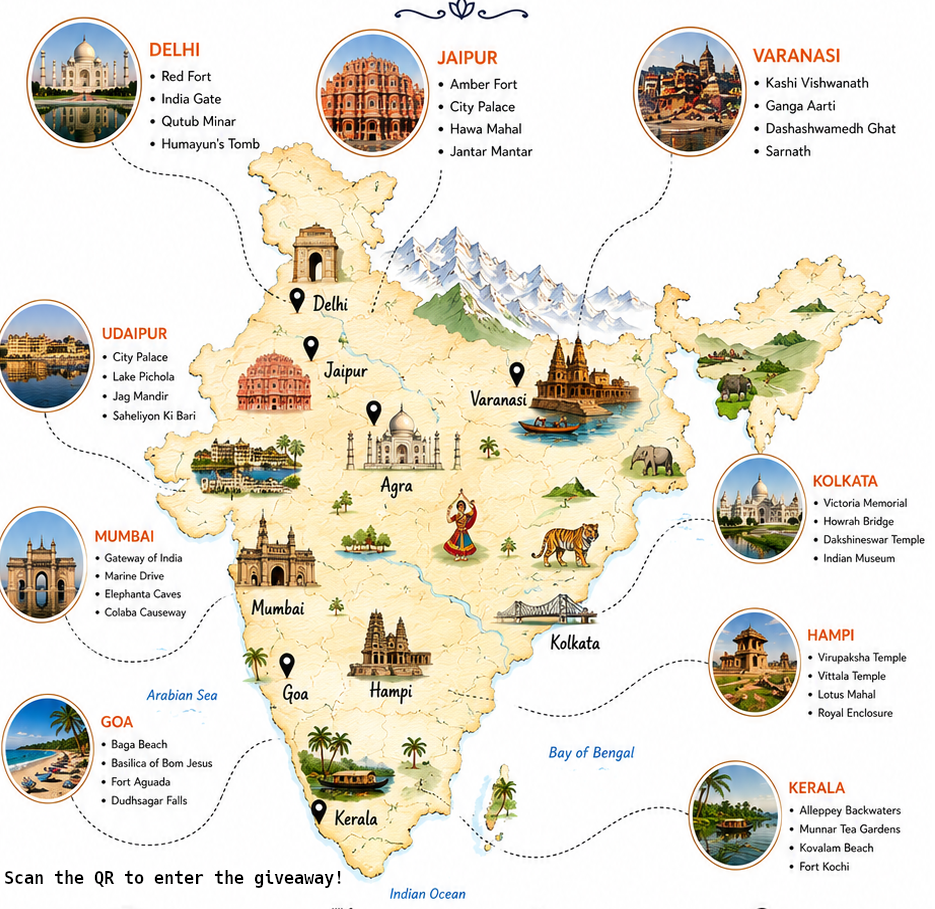
#> input picture challenges/InIt-2026/hidden-giveaway/build/tourist_map.png, 935 x 909 px
$ python hide.py
#> lines starting #> are read from the running program, lines starting #| are printed output that depends on the picture
from PIL import Image

map_img = Image.open("tourist_map.png").convert("RGB")
qr_img = Image.open("giveaway.png").convert("L")
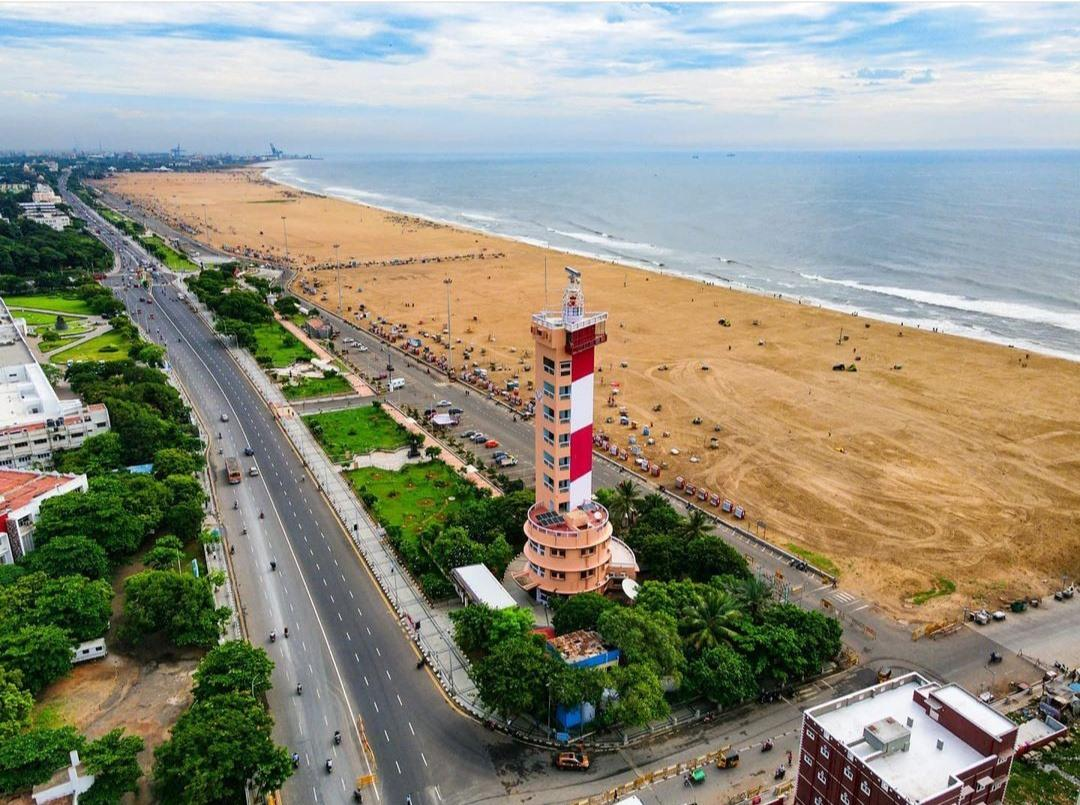
#> input picture challenges/InIt-2026/irctc-matryoshka/build/chennai.jpg, 1080 x 805 px, given in place of giveaway.png, which was not available
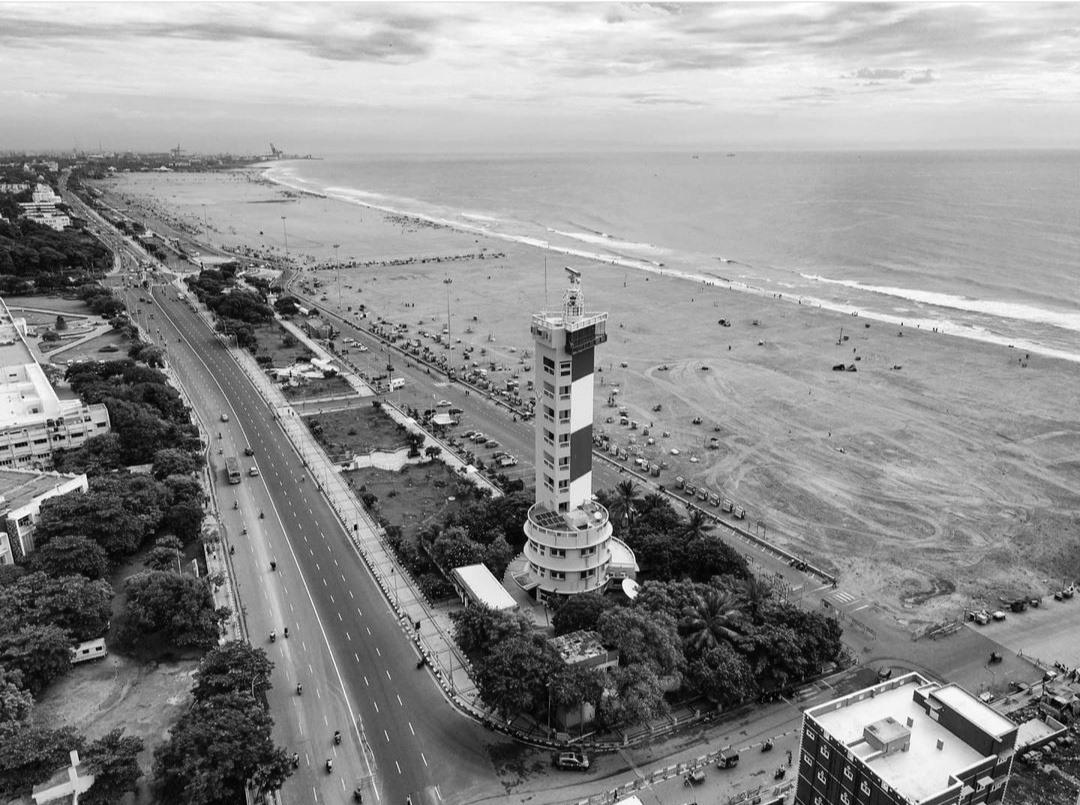
#> qr_img: PIL image 1080x805 L; min 0, max 255, mean 141.6

# Resize QR
qr_img.thumbnail((500, 500))
#> qr_img: PIL image 500x373 L

r, g, b = map_img.split()
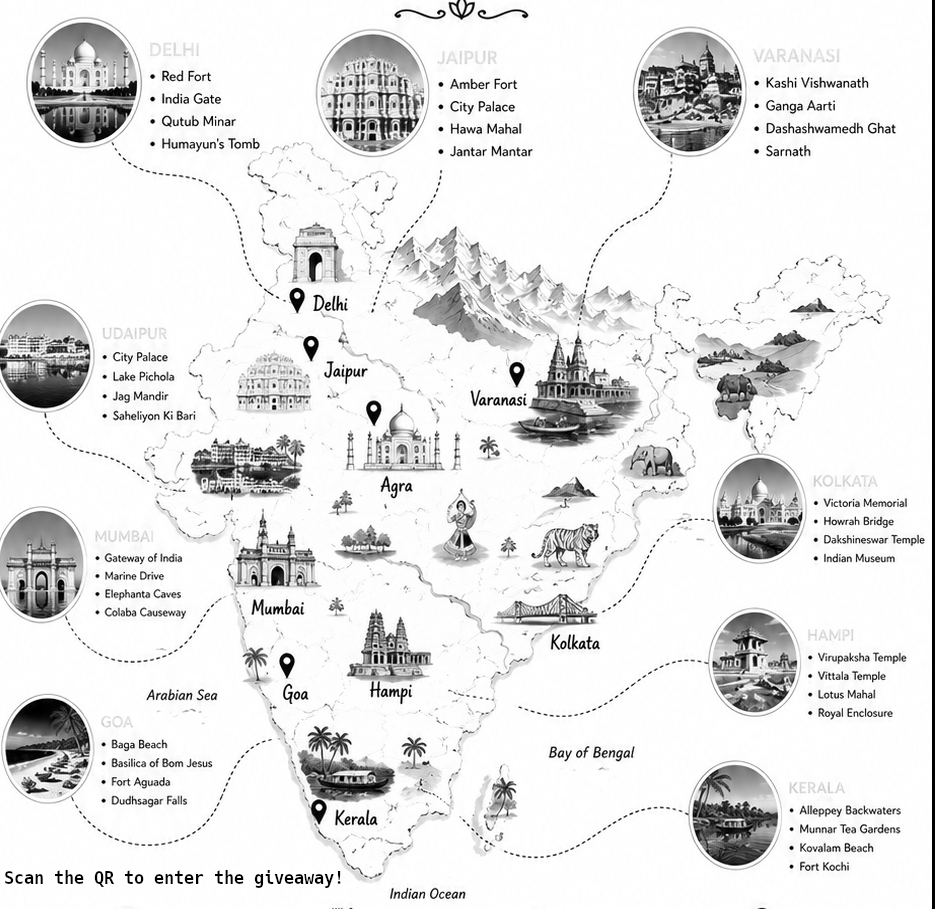
#> r: PIL image 935x909 L; min 0, max 255, mean 228.8
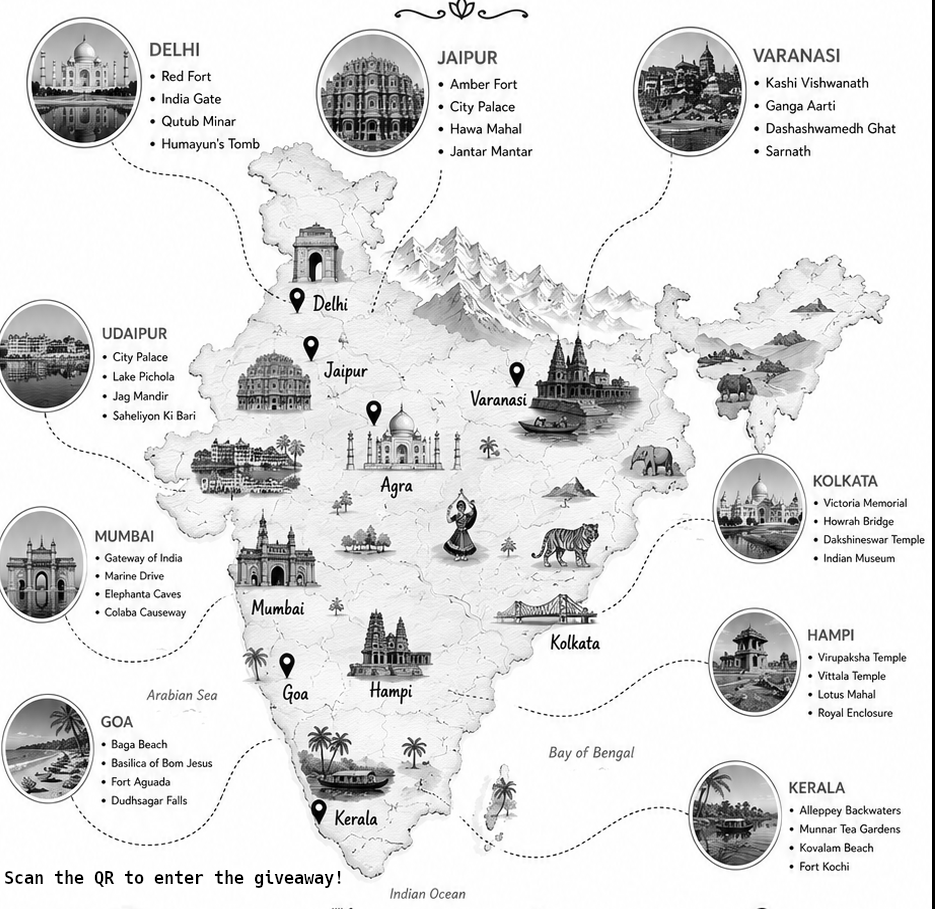
#> g: PIL image 935x909 L; min 0, max 255, mean 223.8
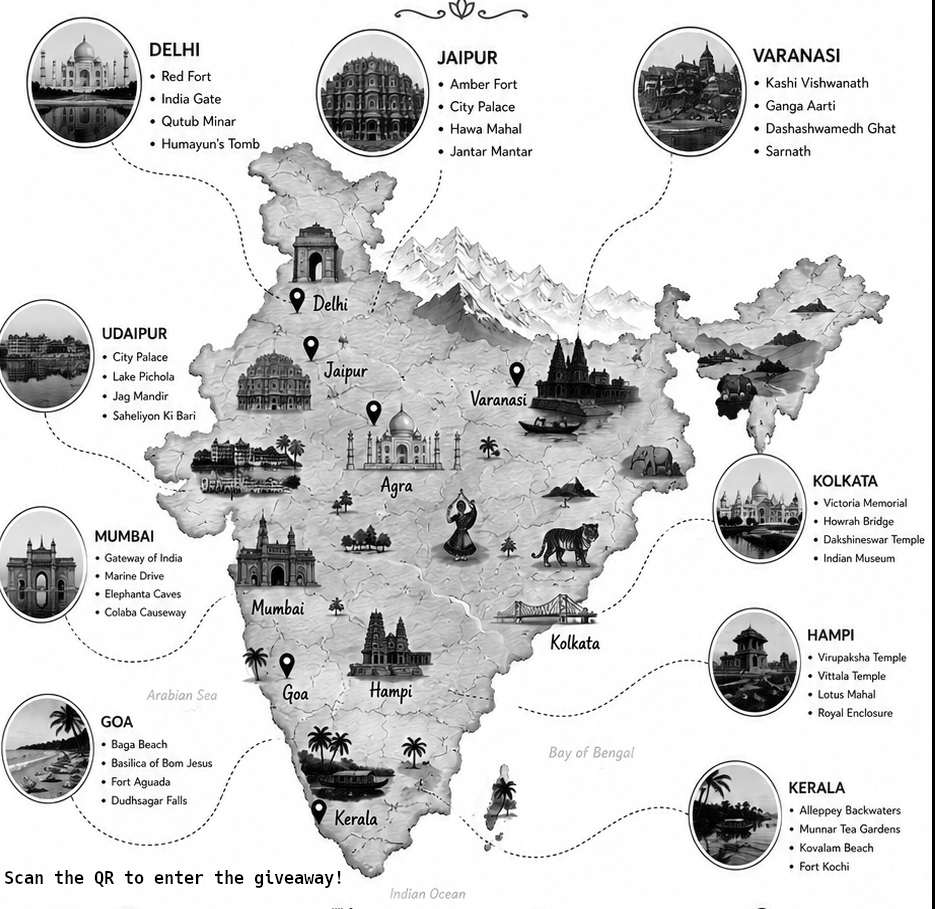
#> b: PIL image 935x909 L; min 0, max 255, mean 211.3

blue = b.load()
qr = qr_img.load()

# QR dimensions come from the Image object
qr_width, qr_height = qr_img.size
#> qr_width = 500; qr_height = 373

# Position QR in bottom-right
x0 = map_img.width - qr_width - 100
#> x0 = 335
y0 = map_img.height - qr_height - 100
#> y0 = 436

for y in range(qr_height):
    for x in range(qr_width):
        px = x0 + x
        py = y0 + y

        if qr[x, y] < 128:
            # Set blue-channel LSB to 0
            blue[px, py] &= 0xFE
        else:
            # Set blue-channel LSB to 1
            blue[px, py] |= 0x01

result = Image.merge("RGB", (r, g, b))
result.save("india_tourist_map.png")

print("Created india_tourist_map.png")
print(f"QR size: {qr_width}x{qr_height}")
#| QR size: 500x373
print(f"Position: {x0},{y0}")
#| Position: 335,436
